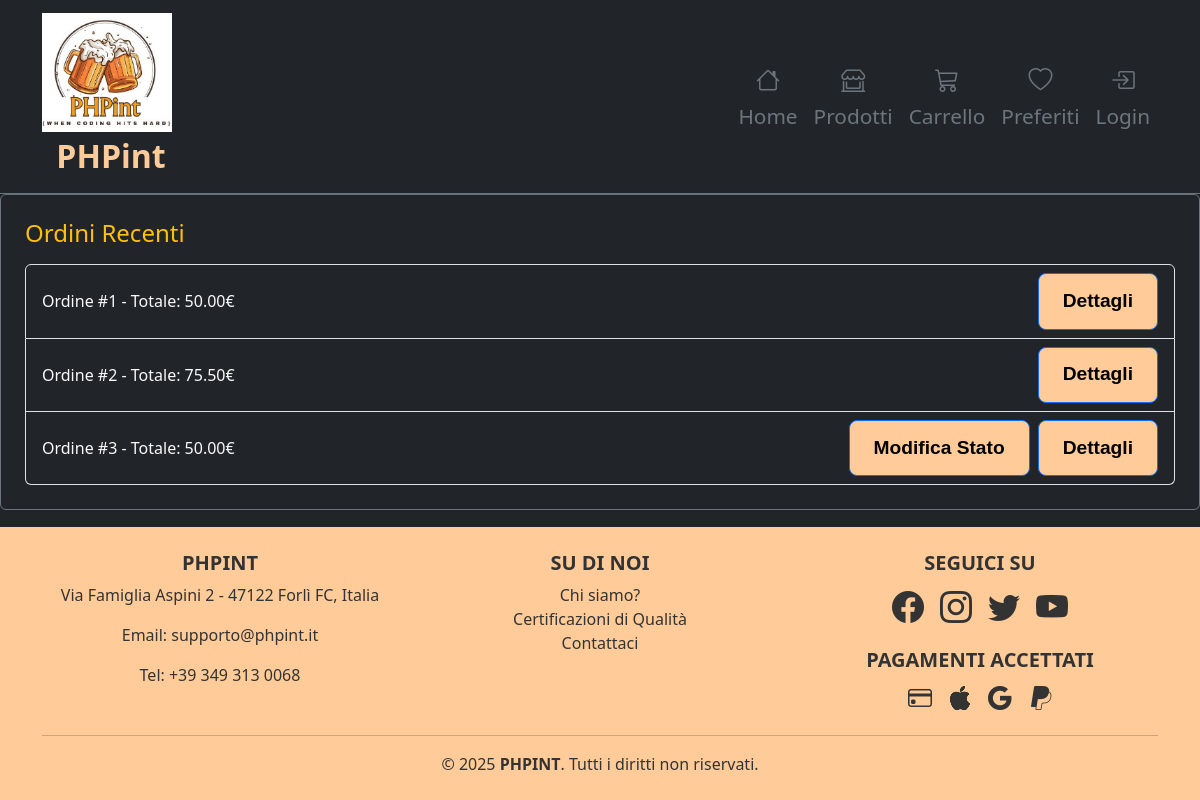
The app's page /storicoordini.php, older data.
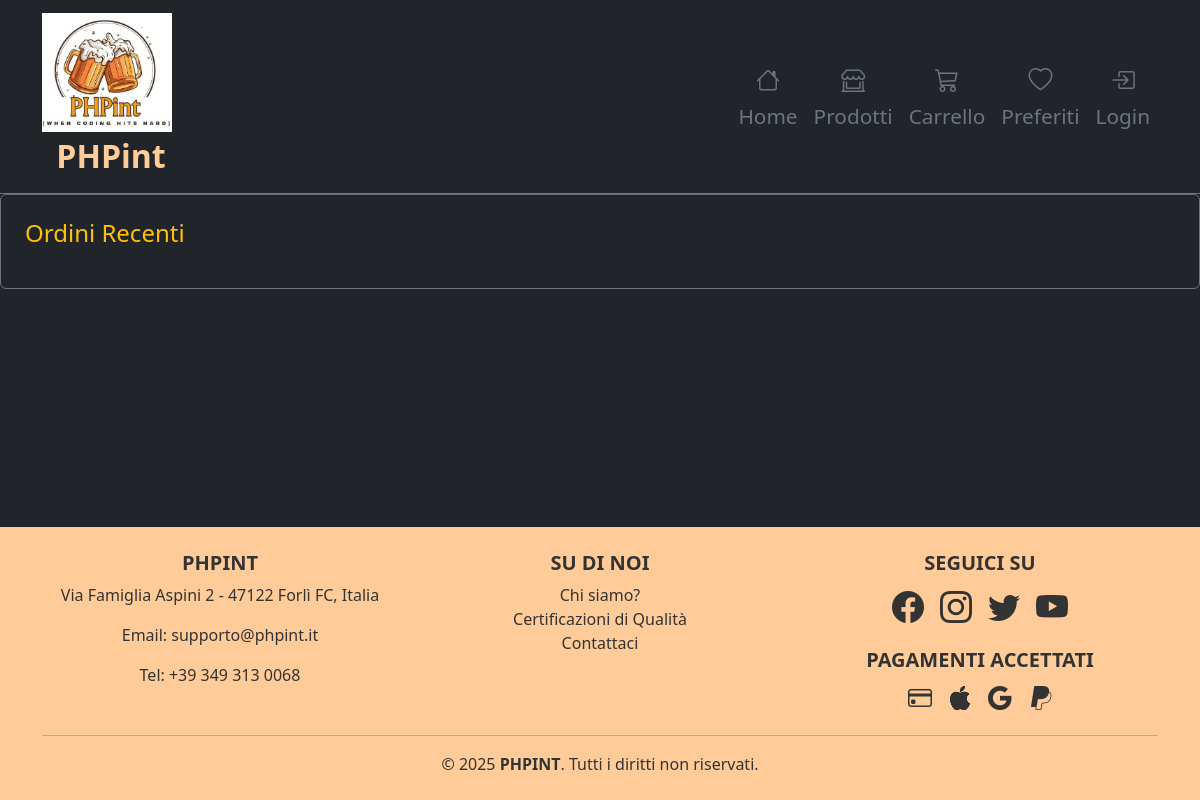
The same page, newer data.
### tables this page shows
CREATE TABLE ORDINE (
    username VARCHAR(50) NOT NULL,
    codiceOrdine INT NOT NULL,
    dataOrdine DATE NOT NULL,
    dataSpedizione DATE,
    dataArrivo DATE,
    dataPrevista DATE NOT NULL,
    stato VARCHAR(50) NOT NULL,
    totale DECIMAL(10, 2) NOT NULL,
    tipoPagamento VARCHAR(50) NOT NULL,
    indirizzo VARCHAR(255) NOT NULL,
    citta VARCHAR(50) NOT NULL,
    cap CHAR(5) NOT NULL,
    note TEXT,
    tipo VARCHAR(50) NOT NULL,
    CONSTRAINT ID_ORDINE_ID PRIMARY KEY (username, codiceOrdine)
);

### storicoordini.php (called while the page is built)
<?php
require_once 'bootstrap.php';
$templateParams["titolo"] = "PHPint - Storico Ordini";
$templateParams["nome"] = "orderhistory.php";
$templateParams["ordini"] = $dbh->getAllOrders();
require 'template/base.php';

### db/database.php (called while the page is built, shortened)
<?php
class DatabaseHelper
{
    private $db;
    public function __construct($servername, $username, $password, $dbname, $port)
    {
        $this->db = new mysqli($servername, $username, $password, $dbname, $port);
    }
    public function getAllOrders()
    {
        $query = "SELECT * FROM ORDINE";
        $stmt = $this->db->prepare($query);
        $stmt->execute();
        $result = $stmt->get_result();
        return $result->fetch_all(MYSQLI_ASSOC);
    }
}

### bootstrap.php (called while the page is built, shortened)
<?php
require_once("utils/functions.php");
require_once("db/database.php");
$dbh = new DatabaseHelper("localhost", "root", "", "er_2phpint", 3307);

### template/orderhistory.php (the view, shortened to what this page needs)
<main>
    <div class="border border-secondary rounded p-4">
        <h4 class="text-warning mb-3">Ordini Recenti</h4>
        <ul class="list-group bg-dark">
            <?php foreach ($templateParams["ordini"] as $order): ?>
                <li class="list-group-item d-flex justify-content-between align-items-center bg-dark text-light">
                    <span>Ordine #<?php echo $order["codiceOrdine"]; ?> - Totale: <?php echo $order["totale"]; ?>€</span>
                    <div class="d-flex">
                        <?php if ($order["dataArrivo"] === NULL): ?>
                            <button class="btn btn-primary me-2" data-bs-toggle="modal" data-bs-target="#modificaStatoModal-<?php echo $order['codiceOrdine']; ?>">Modifica Stato</button>
                        <?php endif; ?>
                        <form action="dettagliordine.php" method="POST">
                            <button type="submit" class="btn btn-primary btn-sm">Dettagli</button>
                        </form>
                    </div>
                </li>
            <?php endforeach; ?>
        </ul>
    </div>
</main>

### template/base.php (shortened to what this page needs)
<!DOCTYPE html>
<html lang="it">
<head>
    <link href="https://cdn.jsdelivr.net/npm/bootstrap@5.3.2/dist/css/bootstrap.min.css" rel="stylesheet" />
    <link href="https://cdnjs.cloudflare.com/ajax/libs/bootstrap-icons/1.10.5/font/bootstrap-icons.min.css"
        rel="stylesheet" />
    <link href="css/style.css" rel="stylesheet" />
</head>
<body class="bg-dark">
    <nav class="navbar navbar-expand-lg navbar-dark bg-dark shadow-sm border-bottom border-secondary">
        <div class="container">
            <a class="navbar-brand d-flex align-items-center" href="paginainformativa.html">
                <img src="img/logo1.jpg" alt="PHPint Logo" width="130" class="me-2">
                <span class="fs-2 fw-bold">PHPint</span>
            </a>
            <div class="collapse navbar-collapse" id="navbarNav">
                <ul class="navbar-nav ms-auto align-items-center">
                    <li class="nav-item text-center">
                        <a <?php isActive("homepage.php"); ?>
                            class="nav-link text-secondary d-flex flex-column align-items-center" href="homepage.php">
                            <i class="bi bi-house"></i>
                            <span>Home</span>
                        </a>
                    </li>
                    <li class="nav-item text-center">
                        <a <?php isActive("catalogo_prodotti.php"); ?>
                            class="nav-link text-secondary d-flex flex-column align-items-center"
                            href="catalogo_prodotti.php">
                            <i class="bi bi-shop-window"></i>
                            <span>Prodotti</span>
                        </a>
                    </li>
                    <li class="nav-item text-center">
                        <a <?php isActive("carrello.php"); ?>
                            class="nav-link text-secondary d-flex flex-column align-items-center" href="carrello.php">
                            <i class="bi bi-cart3"></i>
                            <span>Carrello</span>
                        </a>
                    </li>
                    <li class="nav-item text-center">
                        <a <?php isActive("preferiti.php"); ?>
                            class="nav-link text-secondary d-flex flex-column align-items-center" href="preferiti.php">
                            <i class="bi bi-heart"></i>
                            <span>Preferiti</span>
                        </a>
                    <?php if (!isset($_SESSION["username"])): ?>
                        <li class="nav-item text-center">
                            <a <?php isActive("login.php"); ?>
                                class="nav-link text-secondary d-flex flex-column align-items-center" href="login.php">
                                <i class="bi bi-box-arrow-in-right"></i>
                                <span>Login</span>
                            </a>
                        </li>
                    <?php endif; ?>
                </ul>
            </div>
        </div>
    </nav>
    <?php if (isset($templateParams["nome"])) {
        require($templateParams["nome"]);
    }
    ?>
    <footer class="py-4" style="background-color: #FFCC99;">
        <div class="container">
            <div class="row text-center">
                <div class="col-md-4 mb-3">
                    <h5 class="fw-bold" style="color: #333333;">PHPINT</h5>
                    <p style="color: #333333;">Via Famiglia Aspini 2 - 47122 Forlì FC, Italia</p>
                    <p style="color: #333333;">Email: supporto@phpint.it</p>
                    <p style="color: #333333;">Tel: +39 349 313 0068</p>
                </div>
                <div class="col-md-4 mb-3">
                    <h5 class="fw-bold" style="color: #333333;">SU DI NOI</h5>
                    <ul class="list-unstyled">
                        <li><a href="paginainformativa.html#chi-siamo" class="text-decoration-none"
                                style="color: #333333;">Chi siamo?</a></li>
                        <li><a href="paginainformativa.html#certificazioni" class="text-decoration-none"
                                style="color: #333333;">Certificazioni di Qualità</a></li>
                        <li><a href="paginainformativa.html#contatti" class="text-decoration-none"
                                style="color: #333333;">Contattaci</a></li>
                    </ul>
                </div>
                <div class="col-md-4">
                    <h5 class="fw-bold" style="color: #333333;">SEGUICI SU</h5>
                    <div class="d-flex justify-content-center mb-3">
                        <a href="#" class="mx-2" style="color: #333333; font-size: 1.5rem;"><i
                                class="bi bi-facebook"></i></a>
                        <a href="#" class="mx-2" style="color: #333333; font-size: 1.5rem;"><i
                                class="bi bi-instagram"></i></a>
                        <a href="#" class="mx-2" style="color: #333333; font-size: 1.5rem;"><i
                                class="bi bi-twitter"></i></a>
                        <a href="#" class="mx-2" style="color: #333333; font-size: 1.5rem;"><i
                                class="bi bi-youtube"></i></a>
                    </div>
                    <h5 class="fw-bold" style="color: #333333;">PAGAMENTI ACCETTATI</h5>
                    <div class="d-flex justify-content-center">
                        <i class="bi bi-credit-card mx-2" style="color: #333333; font-size: 1.5rem;"></i>
                        <i class="bi bi-apple mx-2" style="color: #333333; font-size: 1.5rem;"></i>
                        <i class="bi bi-google mx-2" style="color: #333333; font-size: 1.5rem;"></i>
                        <i class="bi bi-paypal mx-2" style="color: #333333; font-size: 1.5rem;"></i>
                    </div>
                </div>
            </div>
            <hr style="border-color: #333333; ">
            <div class="text-center" style="color: #333333;">
                © 2025 <strong>PHPINT</strong>. Tutti i diritti non riservati.
            </div>
        </div>
    </footer>
</body>
</html>

### utils/functions.php (shortened to what this page needs)
<?php
function isActive($pagename)
{
    if (basename($_SERVER['PHP_SELF']) == $pagename) {
        echo " class='active' ";
    }
}

### css/style.css (style rules this page uses)
body { display: flex; flex-direction: column; color: #FFCC99; min-height: 100vh; margin: 0; background-color: #333333; }
main, main label { flex-grow: 1; display: flex; flex-direction: column; justify-content: space-between; color: #ffcc99; }
nav a, .navbar-brand, footer a { color: #FFCC99; text-decoration: none; }
body p, body a { color: #FFCC99; text-align: center; display: inline-flex; flex-direction: column; align-items: center; justify-content: center; }
body a i { font-size: 2rem; margin-bottom: 0.05rem; }
body a span { font-size: 1.5rem; }
footer { padding: 20px 10px; background-color: #ffcc99; color: #333333; text-align: center; }
footer a { color: #333333; text-decoration: none; }
.nav-link i { font-size: 1.5rem; margin-bottom: 0.2rem; }
.nav-link span { font-size: 1.3rem; }
.navbar-brand { font-size: 1.5rem; }
button.btn { background-color: #FFCC99; color: #000; border-radius: 8px; font-family: 'Arial', sans-serif; font-weight: 700; font-size: 1.2rem; padding: 0.8rem 1.5rem; transition: background-color 0.3s ease, transform 0.2s ease; }

Row changes from the older to the newer data that the page shows:
removed ordine: codiceOrdine "1", totale "50.00"
removed ordine: codiceOrdine "2", totale "75.50"
removed ordine: codiceOrdine "3", totale "50.00"
